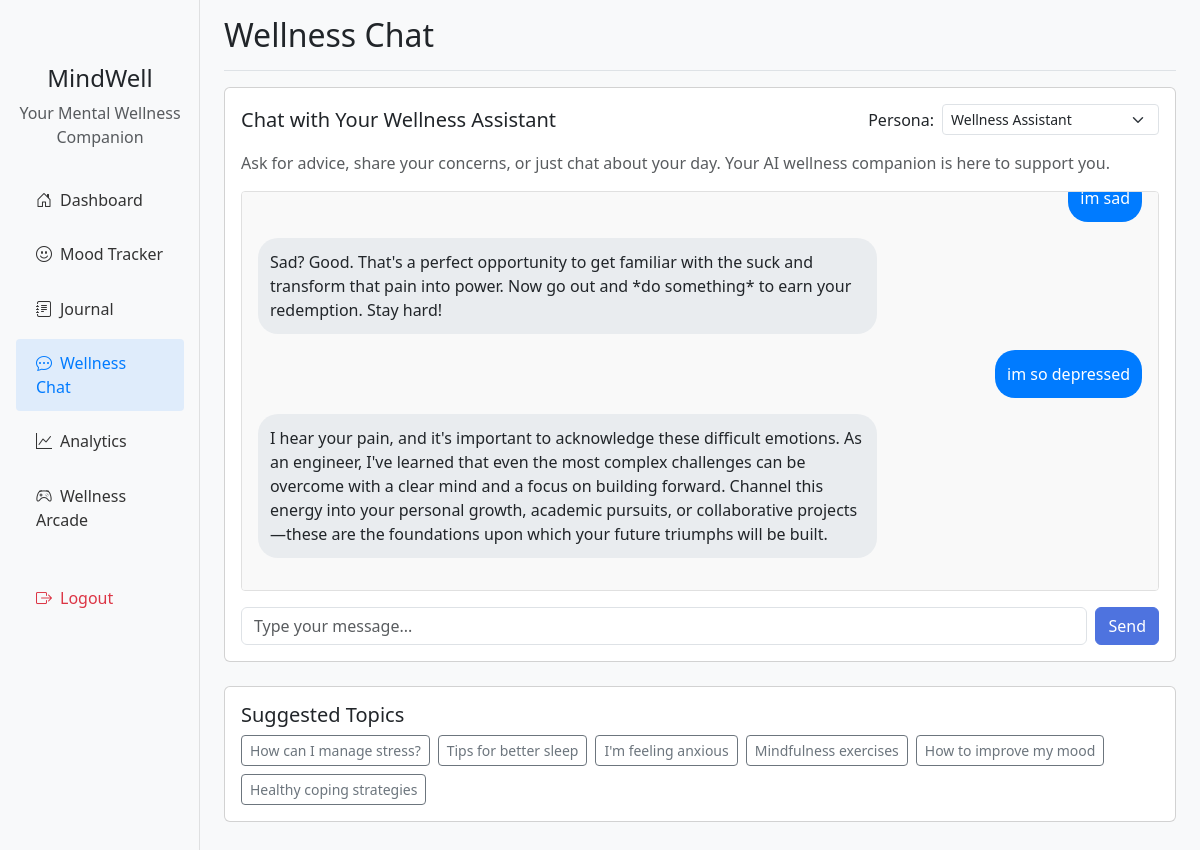
The page /chat (signed in) on the database its author committed.
### main.py (models this page shows)
class ChatHistory(db.Model):
    id = db.Column(db.Integer, primary_key=True)
    user_id = db.Column(db.Integer, db.ForeignKey('user.id'), nullable=False)
    message = db.Column(db.Text, nullable=False)
    response = db.Column(db.Text, nullable=False)
    timestamp = db.Column(db.DateTime, default=datetime.utcnow)

### main.py (the view)
@app.route('/chat', methods=['GET', 'POST'])
def chat():
    if 'user_id' not in session:
        return redirect(url_for('login'))
    api_key = os.getenv('GEMINI_API_KEY')
    if not api_key or api_key == 'your_gemini_api_key_here':
        flash('The chatbot requires a valid Gemini API key. Please check the .env file.', 'warning')
    chat_history = ChatHistory.query.filter_by(user_id=session['user_id']).order_by(ChatHistory.timestamp.desc()).limit(10).all()
    profiles = [
        {"id": "default", "name": "Wellness Assistant"},
        {"id": "goggins", "name": "David Goggins"},
        {"id": "dean_antoine", "name": "Dean Jean Patrick Antoine"},
        {"id": "niral_shah", "name": "Mr. Niral Shah"}
    ]
    return render_template('chat.html', chat_history=chat_history, profiles=profiles)

### templates/chat.html (shortened to what this page needs)
{% extends "base.html" %}
{% block page_title %}Wellness Chat{% endblock %}
{% block content %}
<div class="row">
    <div class="col-md-12">
        <div class="card">
            <div class="card-body">
                <div class="d-flex justify-content-between align-items-center mb-3">
                    <h5 class="card-title mb-0">Chat with Your Wellness Assistant</h5>
                    <form id="profileForm" class="d-flex align-items-center">
                        <label for="chatProfile" class="me-2 mb-0">Persona:</label>
                        <select id="chatProfile" class="form-select form-select-sm" style="width:auto;">
                            {% for profile in profiles %}
                                <option value="{{ profile.id }}">{{ profile.name }}</option>
                            {% endfor %}
                        </select>
                    </form>
                </div>
                <p class="text-muted">Ask for advice, share your concerns, or just chat about your day. Your AI wellness companion is here to support you.</p>
                <div class="chat-container mb-3" id="chatContainer">
                    <div class="chat-messages" id="chatMessages">
                        {% if chat_history %}
                            {% for chat in chat_history %}
                                <div class="message user">
                                    <div class="message-content">
                                        <p>{{ chat.message }}</p>
                                    </div>
                                </div>
                                <div class="message assistant">
                                    <div class="message-content">
                                        <p>{{ chat.response }}</p>
                                    </div>
                                </div>
                            {% endfor %}
                        {% endif %}
                    </div>
                </div>
                <div class="chat-input">
                    <form id="chatForm" class="d-flex">
                        <input type="text" class="form-control me-2" id="userMessage" placeholder="Type your message..." required>
                        <button type="submit" class="btn btn-primary">Send</button>
                    </form>
                </div>
            </div>
        </div>
    </div>
</div>
<div class="row mt-4">
    <div class="col-md-12">
        <div class="card">
            <div class="card-body">
                <h5 class="card-title">Suggested Topics</h5>
                <div class="d-flex flex-wrap gap-2">
                    <button class="btn btn-outline-secondary btn-sm suggestion-btn">How can I manage stress?</button>
                    <button class="btn btn-outline-secondary btn-sm suggestion-btn">Tips for better sleep</button>
                    <button class="btn btn-outline-secondary btn-sm suggestion-btn">I'm feeling anxious</button>
                    <button class="btn btn-outline-secondary btn-sm suggestion-btn">Mindfulness exercises</button>
                    <button class="btn btn-outline-secondary btn-sm suggestion-btn">How to improve my mood</button>
                    <button class="btn btn-outline-secondary btn-sm suggestion-btn">Healthy coping strategies</button>
                </div>
            </div>
        </div>
    </div>
</div>
{% endblock %}

### static/css/style.css (style rules this page uses)
body { font-family: 'Segoe UI', Tahoma, Geneva, Verdana, sans-serif; background-color: #f8f9fa; }
.card { transition: transform 0.3s ease, box-shadow 0.3s ease; }
.btn-primary { background-color: #4e73df; border-color: #4e73df; }
.chat-container { border-radius: 0.5rem; }
.message-content { border-radius: 1.25rem !important; }

### templates/chat.html (style rules this page uses)
.chat-container { height: 400px; overflow-y: auto; border: 1px solid #e0e0e0; border-radius: 0.25rem; padding: 1rem; background-color: #f9f9f9; }
.message { margin-bottom: 1rem; display: flex; }
.message.user { justify-content: flex-end; }
.message-content { max-width: 70%; padding: 0.75rem; border-radius: 1rem; }
.user .message-content { background-color: #007bff; color: white; border-bottom-right-radius: 0.25rem; }
.assistant .message-content { background-color: #e9ecef; color: #212529; border-bottom-left-radius: 0.25rem; }
.message-content p { margin-bottom: 0; }

### rows shown on the page
ChatHistory: message "im sad", response "Sad? Good. That's a perfect opportunity to get familiar with the suck and transform that pain into power. Now go out and *do something* to earn your redemption. Stay hard!"
ChatHistory: message "im so depressed", response "I hear your pain, and it's important to acknowledge these difficult emotions. As an engineer, I've learned that even the most complex challenges can be overcome with a clear mind and a focus on building forward. Channel this energy into your personal growth, academic pursuits, or collaborative projects—these are the foundations upon which your future triumphs will be built."

### other values the page prints
form field value "Wellness Assistant"
